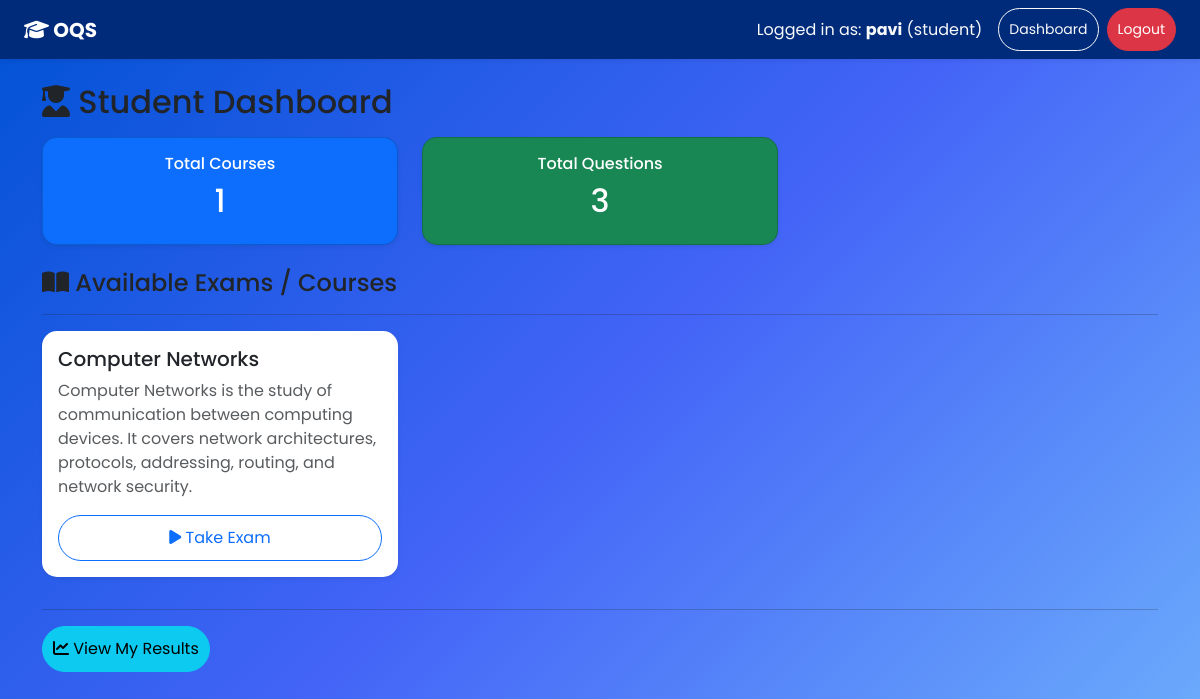
Screenshot of /student/dashboard (signed in) with the database file from the repository.
### app.py (models this page shows, shortened)
class User(db.Model, UserMixin):
    id = db.Column(db.Integer, primary_key=True)
    username = db.Column(db.String(80), unique=True, nullable=False)
    password_hash = db.Column(db.String(128), nullable=False)
    role = db.Column(db.String(20), nullable=False)  # 'admin', 'teacher', 'student'
    is_approved = db.Column(db.Boolean, default=True)  # teachers need approval

class Course(db.Model):
    id = db.Column(db.Integer, primary_key=True)
    name = db.Column(db.String(120), nullable=False)
    description = db.Column(db.Text, nullable=True)
    created_by_id = db.Column(db.Integer, db.ForeignKey('user.id'))
    created_by = db.relationship('User', backref='courses')

### app.py (the view)
@app.route('/student/dashboard')
@login_required
def student_dashboard():
    if not is_student():
        flash('Access denied', 'danger')
        return redirect(url_for('home'))
    courses = Course.query.all()
    total_courses = len(courses)
    total_questions = Question.query.count()
    return render_template('student_dashboard.html',
                           courses=courses,
                           total_courses=total_courses,
                           total_questions=total_questions)

### app.py (called while the page is built)
@login_manager.user_loader
def load_user(user_id):
    return User.query.get(int(user_id))

def is_student():
    return current_user.is_authenticated and current_user.role == 'student'

### templates/student_dashboard.html
{% extends 'base.html' %} {% block content %}
<h2 class="mb-3">
  <i class="fa-solid fa-user-graduate"></i> Student Dashboard
</h2>
<div class="row mb-4">
  <div class="col-md-4">
    <div class="card bg-primary text-white text-center p-3 shadow-sm">
      <h6>Total Courses</h6>
      <h2>{{ total_courses }}</h2>
    </div>
  </div>
  <div class="col-md-4">
    <div class="card bg-success text-white text-center p-3 shadow-sm">
      <h6>Total Questions</h6>
      <h2>{{ total_questions }}</h2>
    </div>
  </div>
</div>
<h4><i class="fa-solid fa-book-open"></i> Available Exams / Courses</h4>
<hr />
{% if courses %}
<div class="row">
  {% for c in courses %}
  <div class="col-md-4 mb-3">
    <div class="card shadow-sm border-0">
      <div class="card-body">
        <h5 class="card-title">{{ c.name }}</h5>
        <p class="text-muted">{{ c.description }}</p>
        <a
          href="{{ url_for('exam', course_id=c.id) }}"
          class="btn btn-outline-primary w-100"
        >
          <i class="fa-solid fa-play"></i> Take Exam
        </a>
      </div>
    </div>
  </div>
  {% endfor %}
</div>
{% else %}
<p class="text-muted">No courses available. Check later.</p>
{% endif %}
<hr />
<a href="{{ url_for('view_results') }}" class="btn btn-info">
  <i class="fa-solid fa-chart-line"></i> View My Results
</a>
{% endblock %}

### templates/base.html (shortened to what this page needs)
<!DOCTYPE html>
<html lang="en">
  <head>
    <link
      rel="stylesheet"
      href="https://cdn.jsdelivr.net/npm/bootstrap@5.3.2/dist/css/bootstrap.min.css"
    />
    <link
      rel="stylesheet"
      href="https://cdnjs.cloudflare.com/ajax/libs/font-awesome/6.5.0/css/all.min.css"
    />
    <link
      rel="stylesheet"
      href="{{ url_for('static', filename='style.css') }}"
    />
  </head>
  <body class="bg-blue-theme">
    <nav class="navbar navbar-expand-lg navbar-dark shadow-sm">
      <div class="container-fluid px-4">
        <a class="navbar-brand fw-bold" href="{{ url_for('home') }}">
          <i class="fa-solid fa-graduation-cap"></i> OQS
        </a>
        <div class="justify-content-end collapse navbar-collapse">
          {% if current_user.is_authenticated %}
          <span class="text-light me-3">
            Logged in as: <strong>{{ current_user.username }}</strong> ({{
            current_user.role }})
          </span>
          <a
            href="{{ url_for('home') }}"
            class="btn btn-outline-light btn-sm me-2"
            >Dashboard</a
          >
          <a href="{{ url_for('logout') }}" class="btn btn-danger btn-sm"
            >Logout</a
          >
          {% endif %}
        </div>
      </div>
    </nav>
    <div class="container py-4">
       {% block content %}{% endblock %}
    </div>
  </body>
</html>

### static/style.css (style rules this page uses)
body.bg-blue-theme { background: linear-gradient(135deg, #0052d4, #4364f7, #6fb1fc); min-height: 100vh; font-family: "Poppins", sans-serif; }
.navbar { background: #002b7a !important; }
.card { background: #ffffff; border-radius: 15px; }
.btn { border-radius: 30px !important; padding: 10px !important; }

### rows the page displays
User: username "pavi", role "student"
Course: name "Computer Networks", description "Computer Networks is the study of communication between computing devices. It covers network architectures, protocols, addressing, routing, and network security."

### other values shown
{{ total_courses }} "1"
{{ total_questions }} "3"
